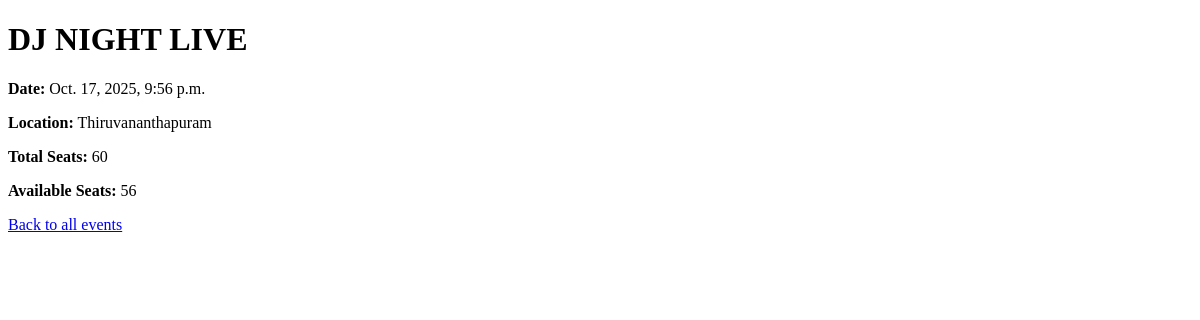
/20/, run on an earlier commit of the app's database.
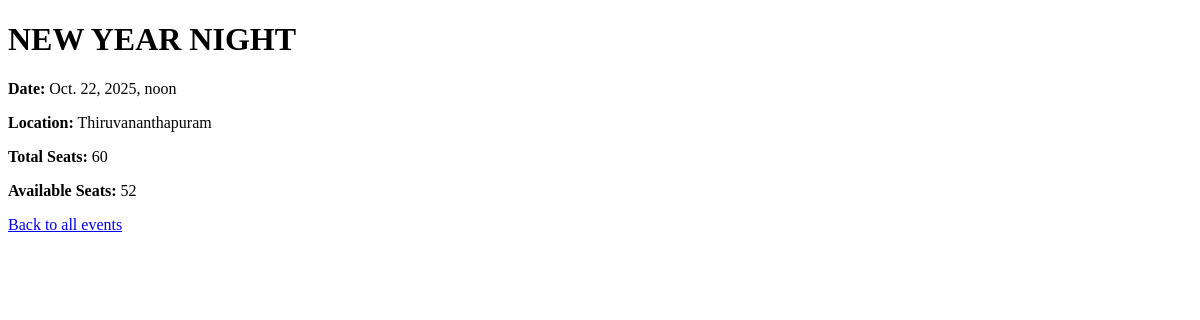
And on a later commit of the database.
### myapp/models.py (models this page shows, shortened)
class Event(models.Model):
    CATEGORY_CHOICES = [
        ('music', 'Arts and Music'),
        ('industrial', 'Industrial Engineering'),
        ('health', 'Health & Wellness'),
        ('education', 'Education & Training'),
        ('travel', 'Travel & Tourism'),
        ('sports', 'Sports & Travel'),
    ]
    title = models.CharField(max_length=255)
    date = models.DateTimeField()
    location = models.CharField(max_length=255)
    total_seats = models.PositiveIntegerField()
    available_seats = models.PositiveIntegerField()
    price = models.DecimalField(max_digits=10, decimal_places=2, default=0)
    category = models.CharField(max_length=50, choices=CATEGORY_CHOICES, default='music')  # ✅ ADD THIS
    image = models.ImageField(upload_to='event_images/', blank=True, null=True)

### myapp/views.py (the view)
# urls.py: path('<int:pk>/', views.EventDetailView.as_view(), name='event-detail'),
class EventDetailView(APIView):
    renderer_classes = [TemplateHTMLRenderer]
    template_name = 'event_detail.html'
    def get(self, request, pk):
        event = get_object_or_404(Event, pk=pk)
        booked_count = Seat.objects.filter(booking__event=event).count()
        event.available_seats = event.total_seats - booked_count
        return Response({'event': event})

### myapp/templates/event_detail.html (shortened to what this page needs)
<!DOCTYPE html>
<html>
<head>
</head>
<body>
  <h1>{{ event.title }}</h1>
  <p><strong>Date:</strong> {{ event.date }}</p>
  <p><strong>Location:</strong> {{ event.location }}</p>
  <p><strong>Total Seats:</strong> {{ event.total_seats }}</p>
  <p><strong>Available Seats:</strong> {{ event.available_seats }}</p>
  <p><a href="{% url 'event-list' %}">Back to all events</a></p>
</body>
</html>

What changed in the data, as far as the page shows it:
changed Event "Thiruvananthapuram": title "DJ NIGHT LIVE" → "NEW YEAR NIGHT"; date "Oct. 17, 2025, 9:56 p.m." → "Oct. 22, 2025, noon"; available_seats "56" → "52"
